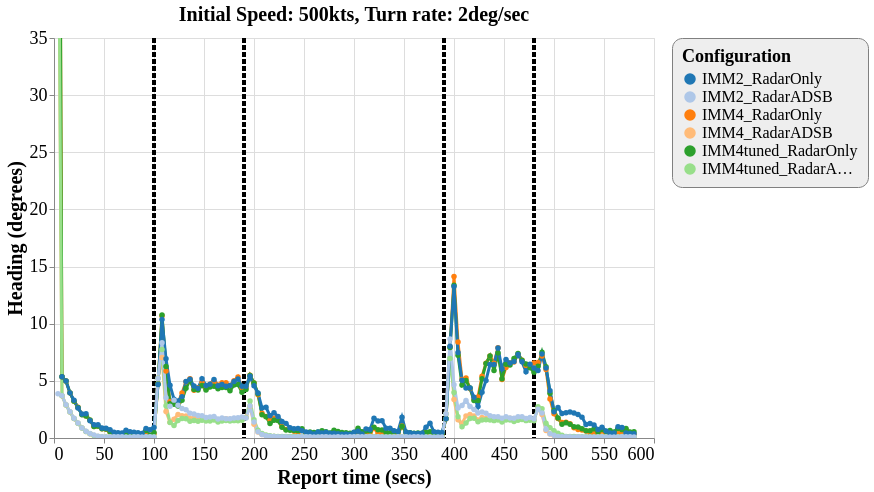

The Vega-Lite source for this figure:
### Vega-Lite specification from a JSON file in a GitHub repository (floating-point values rounded to 4 significant figures; data arrays with more than 128 entries replaced by an {"elided": "..."} marker saying what was removed)
{"config": {"view": {"continuousWidth": 600, "continuousHeight": 400}, "axisX": {"labelFontSize": 18, "titleFontSize": 20}, "axisY": {"labelFontSize": 18, "titleFontSize": 20}, "font": "Times New Roman", "legend": {"cornerRadius": 10, "fillColor": "#EEEEEE", "labelFontSize": 16, "padding": 10, "strokeColor": "gray", "titleFontSize": 18}, "title": {"fontSize": 20}}, "layer": [{"data": {"name": "data-9743bcfa63245eddba7948af9f316eff"}, "mark": {"type": "rule", "strokeDash": [5, 2], "strokeWidth": 4}, "encoding": {"color": {"type": "nominal", "field": "color", "scale": null}, "x": {"type": "quantitative", "field": "tt"}}}, {"data": {"name": "data-4236564970a2306d68346947fa0c399b"}, "mark": {"type": "line", "point": true, "strokeWidth": 3}, "encoding": {"color": {"type": "ordinal", "field": "config", "scale": {"scheme": "category20"}, "sort": ["IMM2_RadarOnly", "IMM2_RadarADSB", "IMM4_RadarOnly", "IMM4_RadarADSB", "IMM4tuned_RadarOnly", "IMM4tuned_RadarADSB"], "title": "Configuration"}, "x": {"type": "quantitative", "field": "time", "title": "Report time (secs)"}, "y": {"type": "quantitative", "field": "rmse_hdg", "scale": {"domain": [0, 35], "zero": false}, "title": "Heading (degrees)"}}, "selection": {"selector120": {"type": "interval", "bind": "scales", "encodings": ["x", "y"]}}, "title": "Initial Speed: 500kts, Turn rate: 2deg/sec"}], "$schema": "https://vega.github.io/schema/vega-lite/v4.8.1.json", "datasets": {"data-9743bcfa63245eddba7948af9f316eff": [{"tt": 100, "color": "black"}, {"tt": 190, "color": "black"}, {"tt": 390, "color": "black"}, {"tt": 480, "color": "black"}], "data-4236564970a2306d68346947fa0c399b": {"elided": "869 records"}}}
